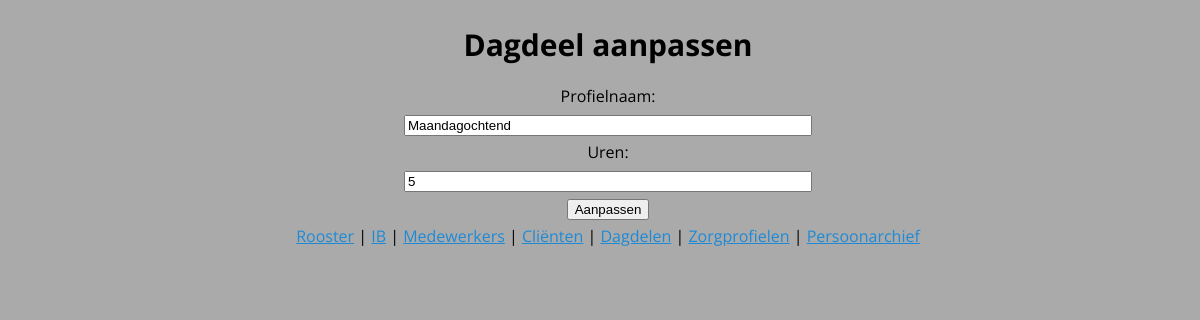
The app's page /doles/update/1, older data.
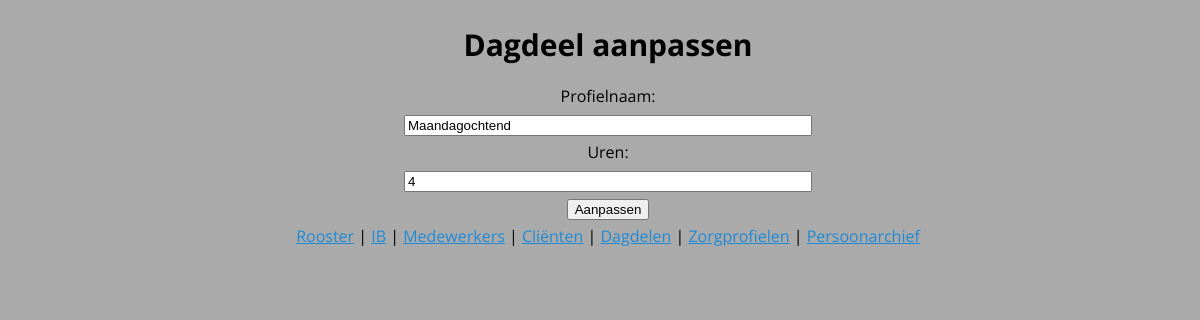
The same page, newer data.
### roosterapp/sql.py (models this page shows)
class Dole(Base):
    __tablename__ = 'doles'
    id = Column(Integer, primary_key = True)
    name = Column(String(127))
    hours = Column(Integer, default=1)
    occupation = relationship("Presence", backref="dole", cascade="delete, delete-orphan")

### roosterapp/routes.py (the view)
@dole_crud.route('/update/<id>', methods=['GET'])
def show_update_dole(id):
    if dole := app.db.session.query(Dole).get(id):
        return render_template('update_dole.html', dole=dole)
    else:
        return redirect(url_for('dole_crud.show_doles'))

### roosterapp/templates/update_dole.html (shortened to what this page needs)
{% extends 'base.html' %}
{% block body %}
<h1>Dagdeel aanpassen</h1>
<form action="/doles/update/{{ dole.id }}" method="POST" style="width:50em;text-align: center;">
    <label for="dole_name">Profielnaam:</label><br>
    <input type="text" name="dole_name" id="dole_name" value="{{ dole.name }}" style="width: 50%;"><br>
    <label for="hours">Uren:</label><br>
    <input type="text" name="hours" id="hours" value="{{ dole.hours }}" style="width: 50%;"><br>
    <input type="submit" value="Aanpassen">
</form>
{% endblock %}

Row changes from the older to the newer data that the page shows:
changed Dole "Maandagochtend": hours "5" → "4"
